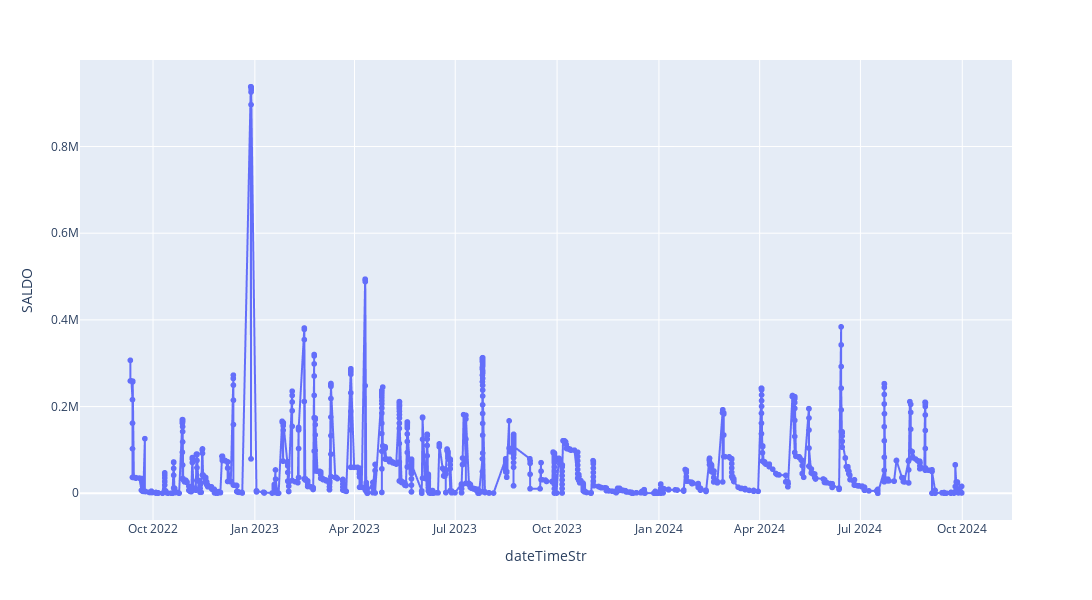

Notebook code for this chart:
### Code cell
import plotly.express as px

fig = px.line(dfOr,x="dateTimeStr",y="SALDO ",markers=True,width=1200, height=600)
#fig.update_xaxes(rangeslider_visible=True)
fig.show()

### Figure 1 — Plotly figure (JSON) as saved in the notebook; plotly's stock layout.template omitted (floating-point values rounded to 4 significant figures; data arrays with more than 128 entries replaced by an {"elided": "..."} marker saying what was removed)
{"data": [{"hovertemplate": "dateTimeStr=%{x}<br>SALDO =%{y}<extra></extra>", "legendgroup": "", "line": {"color": "#636efa", "dash": "solid"}, "marker": {"symbol": "circle"}, "mode": "lines+markers", "name": "", "showlegend": false, "type": "scattergl", "x": {"elided": "1427 str values"}, "xaxis": "x", "y": {"elided": "1427 float values"}, "yaxis": "y"}], "layout": {"height": 600, "legend": {"tracegroupgap": 0}, "margin": {"t": 60}, "width": 1200, "xaxis": {"anchor": "y", "autorange": true, "domain": [0, 1], "range": ["2022-07-27 10:30:22.5525", "2024-11-14 12:57:37.4475"], "title": {"text": "dateTimeStr"}, "type": "date"}, "yaxis": {"anchor": "x", "autorange": true, "domain": [0, 1], "range": [-61720.0, 999600.0], "title": {"text": "SALDO "}, "type": "linear"}}}
